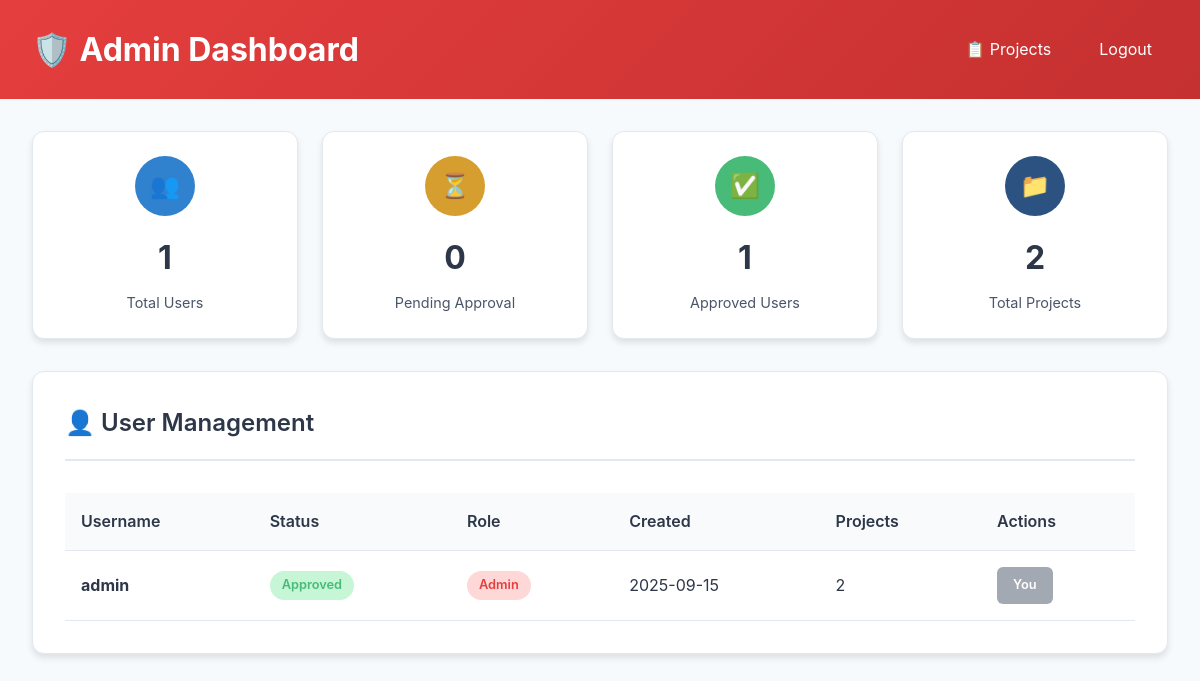
Page /admin (signed in) on the earlier database version.
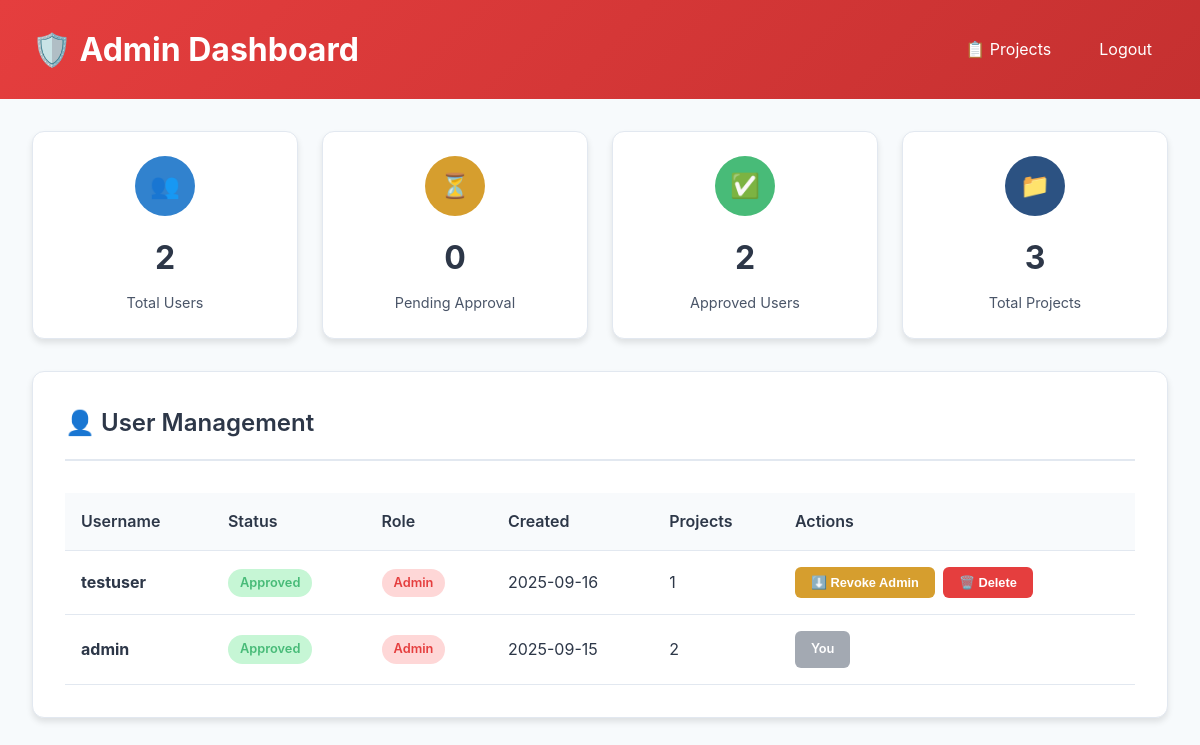
Same page on the later database version.
### app.py (models this page shows)
class User(db.Model, UserMixin):
    id = db.Column(db.Integer, primary_key=True)
    username = db.Column(db.String(80), unique=True, nullable=False)
    password = db.Column(db.String(120), nullable=False)
    is_approved = db.Column(db.Boolean, nullable=False, default=False)
    is_admin = db.Column(db.Boolean, nullable=False, default=False)
    created_at = db.Column(db.DateTime, nullable=False, default=db.func.current_timestamp())
    projects = db.relationship('Project', backref='owner', lazy=True)

### app.py (the view)
@app.route('/admin')
@login_required
@admin_required
def admin_dashboard():
    users = User.query.order_by(User.created_at.desc()).all()
    pending_users = User.query.filter_by(is_approved=False).count()
    total_users = User.query.count()
    total_projects = Project.query.count()
    stats = {
        'total_users': total_users,
        'pending_users': pending_users,
        'approved_users': total_users - pending_users,
        'total_projects': total_projects
    }
    return render_template('admin.html', users=users, stats=stats)

### app.py (called while the page is built)
@login_manager.user_loader
def load_user(user_id):
    return User.query.get(int(user_id))

def admin_required(f):
    from functools import wraps
    @wraps(f)
    def decorated_function(*args, **kwargs):
        if not current_user.is_authenticated or not current_user.is_admin:
            flash("Admin access required.", "danger")
            return redirect(url_for('project_selection'))
        return f(*args, **kwargs)
    return decorated_function

### templates/admin.html (shortened to what this page needs)
<!DOCTYPE html>
<html lang="en">
<head>
</head>
<body>
    <div class="header">
        <div class="header-content">
            <h1>🛡️ Admin Dashboard</h1>
            <div class="nav-links">
                <a href="{{ url_for('project_selection') }}">📋 Projects</a>
                <a href="{{ url_for('logout') }}">Logout</a>
            </div>
        </div>
    </div>
    <div class="container">
        <div class="stats-grid">
            <div class="stat-card">
                <div class="stat-icon users">👥</div>
                <div class="stat-number">{{ stats.total_users }}</div>
                <div class="stat-label">Total Users</div>
            </div>
            <div class="stat-card">
                <div class="stat-icon pending">⏳</div>
                <div class="stat-number">{{ stats.pending_users }}</div>
                <div class="stat-label">Pending Approval</div>
            </div>
            <div class="stat-card">
                <div class="stat-icon approved">✅</div>
                <div class="stat-number">{{ stats.approved_users }}</div>
                <div class="stat-label">Approved Users</div>
            </div>
            <div class="stat-card">
                <div class="stat-icon projects">📁</div>
                <div class="stat-number">{{ stats.total_projects }}</div>
                <div class="stat-label">Total Projects</div>
            </div>
        </div>
        <div class="users-section">
            <div class="section-header">
                <div class="section-title">
                    👤 User Management
                </div>
            </div>
            {% if users %}
                <div style="overflow-x: auto;">
                    <table class="users-table">
                        <thead>
                            <tr>
                                <th>Username</th>
                                <th>Status</th>
                                <th>Role</th>
                                <th>Created</th>
                                <th>Projects</th>
                                <th>Actions</th>
                            </tr>
                        </thead>
                        <tbody>
                            {% for user in users %}
                            <tr>
                                <td><strong>{{ user.username }}</strong></td>
                                <td>
                                    {% if user.is_approved %}
                                        <span class="status-badge status-approved">Approved</span>
                                    {% else %}
                                        <span class="status-badge status-pending">Pending</span>
                                    {% endif %}
                                </td>
                                <td>
                                    {% if user.is_admin %}
                                        <span class="role-badge role-admin">Admin</span>
                                    {% else %}
                                        <span class="role-badge role-user">User</span>
                                    {% endif %}
                                </td>
                                <td>{{ user.created_at.strftime('%Y-%m-%d') if user.created_at else 'N/A' }}</td>
                                <td>{{ user.projects|length }}</td>
                                <td>
                                    <div class="action-buttons">
                                        {% if user.id != current_user.id %}
                                            <form method="POST" action="{{ url_for('toggle_user_admin', user_id=user.id) }}" style="display: inline;">
                                                {% if user.is_admin %}
                                                    <button type="submit" class="btn btn-warning">⬇️ Revoke Admin</button>
                                                {% else %}
                                                    <button type="submit" class="btn btn-secondary">⬆️ Make Admin</button>
                                                {% endif %}
                                            </form>
                                            <button class="btn btn-danger" onclick="showDeleteModal({{ user.id }}, '{{ user.username }}')">
                                                🗑️ Delete
                                            </button>
                                        {% else %}
                                            <span class="btn btn-secondary" style="opacity: 0.5;">You</span>
                                        {% endif %}
                                    </div>
                                </td>
                            </tr>
                            {% endfor %}
                        </tbody>
                    </table>
                </div>
            {% else %}
                <div class="empty-state">
                    <h3>No Users Found</h3>
                    <p>No users have registered yet.</p>
                </div>
            {% endif %}
        </div>
    </div>
</body>
</html>

### templates/admin.html (style rules this page uses)
:root { --primary-color: #2c5282; --secondary-color: #3182ce; --success-color: #48bb78; --danger-color: #e53e3e; --warning-color: #d69e2e; --info-color: #3182ce; --background-color: #f7fafc; --white: #ffffff; --text-primary: #2d3748; --text-secondary: #4a5568; --border-color: #e2e8f0; --shadow: 0 4px 6px rgba(0, 0, 0, 0.1); --shadow-hover: 0 8px 15px rgba(0, 0, 0, 0.15); }
* { margin: 0; padding: 0; box-sizing: border-box; }
body { font-family: -apple-system, BlinkMacSystemFont, "Segoe UI", Roboto, "Helvetica Neue", Arial, sans-serif; background-color: var(--background-color); color: var(--text-primary); line-height: 1.6; min-height: 100vh; }
.header { background: linear-gradient(135deg, var(--danger-color), #c53030); color: var(--white); padding: 1.5rem 0; }
.header-content { max-width: 1200px; margin: 0 auto; padding: 0 2rem; display: flex; justify-content: space-between; align-items: center; }
.header h1 { font-size: 2rem; font-weight: 700; display: flex; align-items: center; gap: 0.5rem; }
.nav-links { display: flex; gap: 1rem; align-items: center; }
.nav-links a { color: var(--white); text-decoration: none; padding: 0.5rem 1rem; border-radius: 6px; transition: background 0.3s ease; }
.container { max-width: 1200px; margin: 0 auto; padding: 2rem; }
.stats-grid { display: grid; grid-template-columns: repeat(auto-fit, minmax(250px, 1fr)); gap: 1.5rem; margin-bottom: 2rem; }
.stat-card { background: var(--white); border-radius: 12px; padding: 1.5rem; box-shadow: var(--shadow); border: 1px solid var(--border-color); text-align: center; }
.stat-icon { width: 60px; height: 60px; border-radius: 50%; display: flex; align-items: center; justify-content: center; margin: 0 auto 1rem; font-size: 1.5rem; font-weight: bold; color: var(--white); }
.stat-icon.users { background: var(--info-color); }
.stat-icon.pending { background: var(--warning-color); }
.stat-icon.approved { background: var(--success-color); }
.stat-icon.projects { background: var(--primary-color); }
.stat-number { font-size: 2rem; font-weight: 700; color: var(--text-primary); margin-bottom: 0.5rem; }
.stat-label { color: var(--text-secondary); font-size: 0.9rem; }
.users-section { background: var(--white); border-radius: 12px; padding: 2rem; box-shadow: var(--shadow); border: 1px solid var(--border-color); }
.section-header { display: flex; justify-content: space-between; align-items: center; margin-bottom: 2rem; padding-bottom: 1rem; border-bottom: 2px solid var(--border-color); }
.section-title { font-size: 1.5rem; font-weight: 600; color: var(--text-primary); display: flex; align-items: center; gap: 0.5rem; }
.users-table { width: 100%; border-collapse: collapse; }
.users-table th, .users-table td { padding: 1rem; text-align: left; border-bottom: 1px solid var(--border-color); }
.users-table th { background: #f8fafc; font-weight: 600; color: var(--text-primary); }
.status-badge { padding: 0.25rem 0.75rem; border-radius: 20px; font-size: 0.8rem; font-weight: 600; text-align: center; display: inline-block; min-width: 80px; }
.status-approved { background: #c6f6d5; color: var(--success-color); }
.role-badge { padding: 0.25rem 0.75rem; border-radius: 20px; font-size: 0.8rem; font-weight: 600; text-align: center; display: inline-block; min-width: 60px; }
.role-admin { background: #fed7d7; color: var(--danger-color); }
.action-buttons { display: flex; gap: 0.5rem; flex-wrap: wrap; }
.btn { padding: 0.5rem 1rem; border: none; border-radius: 6px; font-size: 0.8rem; font-weight: 600; cursor: pointer; transition: all 0.2s ease; text-decoration: none; display: inline-block; text-align: center; }
.btn-warning { background: var(--warning-color); color: var(--white); }
.btn-danger { background: var(--danger-color); color: var(--white); }
.btn-secondary { background: var(--text-secondary); color: var(--white); }

Differences in the rows shown:
added User: username "testuser", is_approved "Approved", is_admin "Admin", created_at "2025-09-16", projects|length "1"
Other differences:
{{ stats.total_users }}: "1" → "2"
{{ stats.approved_users }}: "1" → "2"
{{ stats.total_projects }}: "2" → "3"
